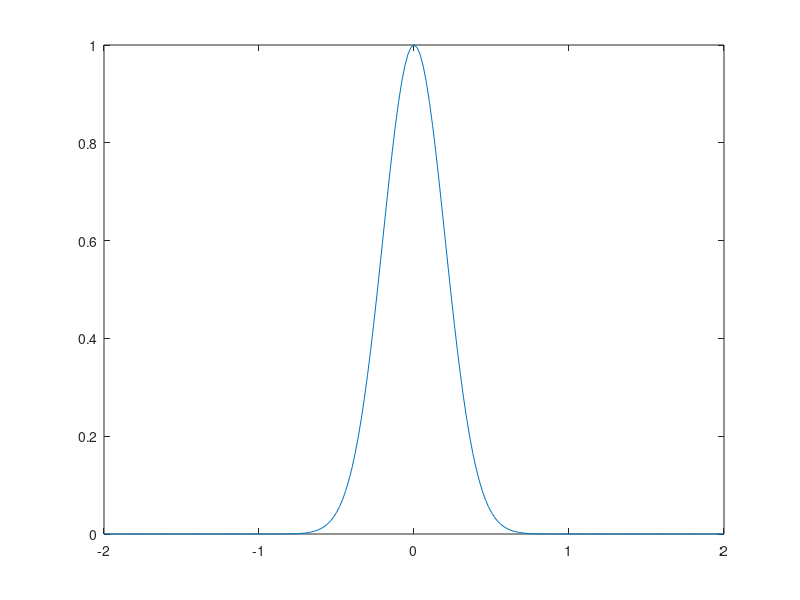

Reproduce this figure in MATLAB.
%% The shapes of the Gaussian function in different dimentions
%  Here I want to explain the potential of used different types of gaussian
%  functions in detecting the fractures in microCT images. 

x = -2:0.02:2;
amp = 1;
x_0 = 0;
y_0 = 0;
z_0 = 0; 

sig_x = 0.2;
sig_y = 0.4;
sig_z = 0.8;


figure
g.oneD = @(A,x,x_0,sigma_x) A*exp( -(1/2) * ( (x-x_0).^2/(sigma_x.^2) ) );
plot(x,g.oneD(amp,x_0,x,sig_x)); 


g.twoD = @(A,x,x_0,sig_x,y,y_0,sig_y) ...
    A*exp( -(1/2) * ( ((x-x_0).^2/(sig_x.^2)) + ((y-y_0).^2/(sig_y.^2)) ) );

